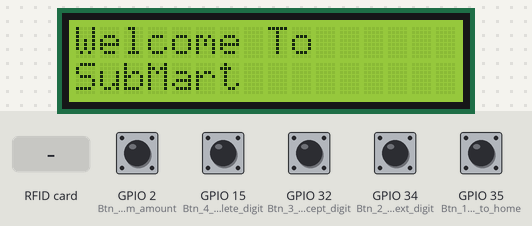
This sketch was run on a simulated ESP32. Parts: 16×2 character LCD. The test bench sets the inputs (shaded band); at power-on: GPIO 2 (Btn_5_-_Confirm_amount), GPIO 15 (Btn_4_-_Delete_digit), GPIO 32 (Btn_3_-_Accept_digit), GPIO 34 (Btn_2_-_Next_digit), GPIO 35 (Btn_1_-_Back_to_home) LOW. WiFi joins after 1.5 s; servers stay silent unless stated; uploads are accepted with an empty reply; what the sketch prints to the serial monitor is not drawn.

Above: at 1.3 s.
1.4 s: GPIO 35 (Btn_1_-_Back_to_home) pulled HIGH for 1 s
At 3.1 s:
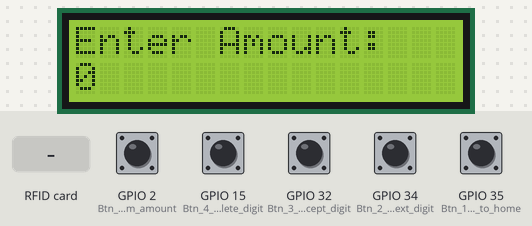
4.1 s: GPIO 2 (Btn_5_-_Confirm_amount) pulled HIGH for 0.15 s
At 4.8 s:
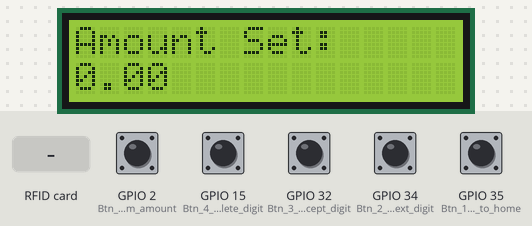
5.9 s: RFID card 5E 7A 19 C4 held to the reader
At 9.4 s:
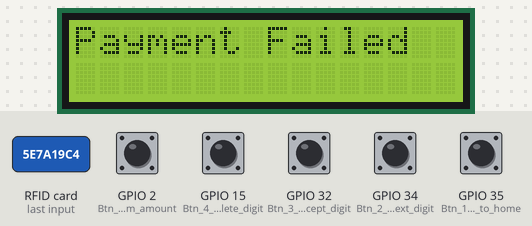
Timing chart, 0 to 10.9 s (numbered marks = the images above; inputs shaded):
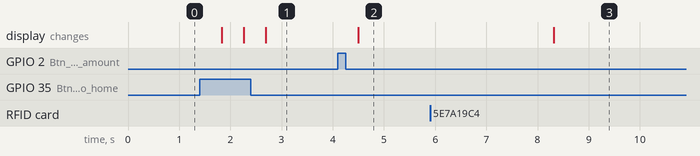

Measured:
- after the input at 1.4 s, the display: changes after 0.43 s (image 1)
- after the input at 4.1 s, the display: changes after 0.40 s (image 2)
- after the input at 5.9 s, the display: changes after 2.4 s (image 3)

The sketch:

machine1_code.ino
```cpp
#include <LiquidCrystal.h>
#include <SPI.h>
#include <MFRC522.h>
#include <WiFi.h>
#include <HTTPClient.h>

const char* ssid = "Nordy";
const char* password = "qwerty123";

#define SS_PIN 21
#define RST_PIN 22

MFRC522 rfid(SS_PIN, RST_PIN);
LiquidCrystal lcd(13, 12, 14, 27, 26, 25);

String Merchant = "SubMart";
float Amount = 0;
int machineState = 0;
const char* serverUrl = "http://3.94.208.17:2000/transfer";

char digits[] = {'0', '1', '2', '3', '4', '5', '6', '7', '8', '9', '.'};
int digitPointer = 0;
char acceptedDigits[20] = "";
int digitCount = 0;
String uid = "";
bool uidExists = false;
bool paymentCompleted = false;

void displayText(String line1, String line2) {
    lcd.setCursor(0, 0);
    lcd.print("                ");  // Clear line manually
    lcd.setCursor(0, 0);
    lcd.print(line1);

    lcd.setCursor(0, 1);
    lcd.print("                ");  // Clear line manually
    lcd.setCursor(0, 1);
    lcd.print(line2);
}

void setup() {
    lcd.begin(16, 2);
    displayText("Welcome To", Merchant);
    Serial.begin(115200);


    Serial.print("Connecting to WiFi");


    Serial.println("\nConnected to WiFi");
    SPI.begin();
    rfid.PCD_Init();
    Serial.println("RFID Reader Initialized!");

    pinMode(35, INPUT); // Btn 1 - Back to home
    pinMode(34, INPUT); // Btn 2 - Next digit
    pinMode(32, INPUT); // Btn 3 - Accept digit
    pinMode(15, INPUT); // Btn 4 - Delete digit
    pinMode(2, INPUT);  // Btn 5 - Confirm amount

    machineState = 0;
}

void loop() {
    if (rfid.PICC_IsNewCardPresent() && rfid.PICC_ReadCardSerial()) {
        uid = "";
        for (byte i = 0; i < rfid.uid.size; i++) {
            uid += (rfid.uid.uidByte[i] < 0x10 ? "0" : "");
            uid += String(rfid.uid.uidByte[i], HEX);
        }
        uidExists = true;
        machineState = 2; // Move to next state automatically
    }

    bool sensorState1 = digitalRead(35);
    bool sensorState2 = digitalRead(34);
    bool sensorState3 = digitalRead(32);
    bool sensorState4 = digitalRead(15);
    bool sensorState5 = digitalRead(2);

    if (sensorState1 || sensorState2 || sensorState3 || sensorState4 || sensorState5 || uidExists) {
        Serial.println("Button Pressed");

        if (machineState == 0) {
            if (sensorState1 == HIGH) {
                machineState = 1;
                Serial.println("Btn1: Enter Amount");
                delay(300);
                displayText("Enter Amount:", "0");
            }
        }
        else if (machineState == 1) {
            if (sensorState1 == HIGH) {
                machineState = 0;
                Serial.println("Btn1: Back to Home");
                delay(300);
                displayText("Welcome To", Merchant);
            }
            else if (sensorState2 == HIGH) {
                digitPointer = (digitPointer + 1) % 11;
                String selectedDigit = String(digits[digitPointer]);
                Serial.println("Btn2: Next Digit " + selectedDigit);
                delay(300);
                displayText("Enter Amount:", selectedDigit);
            }
            else if (sensorState3 == HIGH) {
                if (digitCount < 19) {
                    acceptedDigits[digitCount] = digits[digitPointer];
                    digitCount++;
                    acceptedDigits[digitCount] = '\0';
                }
                Serial.println("Btn3: Digit Accepted: " + String(acceptedDigits));
                delay(300);
                displayText("Enter Amount:", String(acceptedDigits));
            }
            else if (sensorState4 == HIGH) {
                if (digitCount > 0) {
                    digitCount--;
                    acceptedDigits[digitCount] = '\0';
                }
                Serial.println("Btn4: Delete Last Digit: " + String(acceptedDigits));
                delay(300);
                displayText("Enter Amount:", String(acceptedDigits));
            }
            else if (sensorState5 == HIGH) {
                Amount = atof(acceptedDigits);
                Serial.println("Btn5: Amount Confirmed: " + String(Amount, 2));
                delay(300);
                displayText("Amount Set:", String(Amount, 2));
                machineState = 2;
                uidExists = false;
            }
        }
        else if (machineState == 2) {
            Serial.println("UID Received");
            Serial.println(uid);
            machineState = 3;
        }
        else if (machineState == 3) {
            WiFi.begin(ssid, password);
            while (WiFi.status() != WL_CONNECTED) {
              delay(1000);
              Serial.print(".");
           }
            if (WiFi.status() == WL_CONNECTED) {
                HTTPClient http;
                http.begin(serverUrl);
                http.addHeader("Content-Type", "application/json");

                // Format Amount properly
                char amountBuffer[10];
                dtostrf(Amount, 1, 2, amountBuffer); // Convert float to string with 2 decimal places

                // Create JSON payload
                String payload = "{\"studentId\": \"" + uid + "\", \"merchantId\": 0, \"amount\": \"" + String(Amount) + "\"}";
                Serial.println("Sending request: " + payload);

                int httpResponseCode = http.POST(payload);

                if (httpResponseCode > 0) {
                    String response = http.getString();
                    WiFi.disconnect();
                    Serial.println("Response: " + response);

                    if (response.indexOf("\"success\":true") != -1) {
                        displayText("Payment", "Successful");
                        paymentCompleted = true;
                    } else {
                        displayText("Payment Failed", "");
                        Serial.println("Payment failed: " + response);
                    }
                } else {
                    WiFi.disconnect();
                    Serial.println("Error in sending request: " + http.errorToString(httpResponseCode));
                }

                http.end();
            } else {
                Serial.println("WiFi Disconnected!");
            }

            delay(2000); // Brief delay before resetting state
            machineState = 0;
            paymentCompleted = false;
            uidExists = false;
            uid = ""; // Clear UID to avoid repeated transactions
        }
    }

    delay(100); // Debounce buttons
}
```
